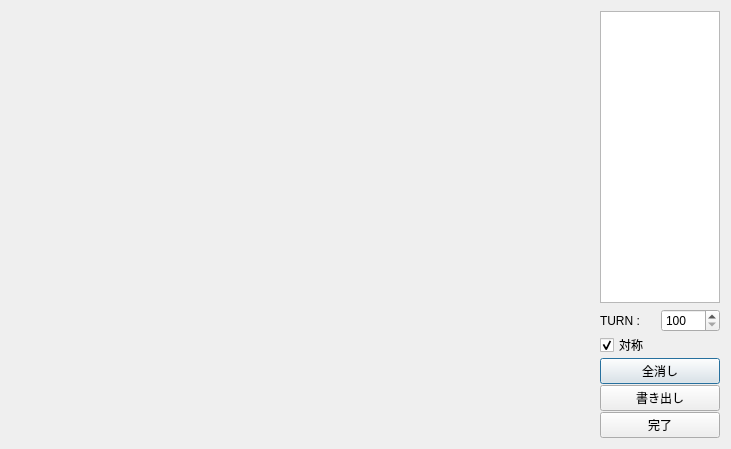
<?xml version="1.0" encoding="UTF-8"?>
<ui version="4.0">
 <class>MapEditerDialog</class>
 <widget class="QDialog" name="MapEditerDialog">
  <property name="geometry">
   <rect>
    <x>0</x>
    <y>0</y>
    <width>731</width>
    <height>449</height>
   </rect>
  </property>
  <property name="windowTitle">
   <string>Dialog</string>
  </property>
  <layout class="QHBoxLayout" name="horizontalLayout">
   <property name="spacing">
    <number>-1</number>
   </property>
   <item>
    <widget class="GameBoard" name="widget" native="true">
     <property name="sizePolicy">
      <sizepolicy hsizetype="Expanding" vsizetype="Expanding">
       <horstretch>0</horstretch>
       <verstretch>0</verstretch>
      </sizepolicy>
     </property>
     <property name="minimumSize">
      <size>
       <width>575</width>
       <height>425</height>
      </size>
     </property>
     <property name="maximumSize">
      <size>
       <width>16777215</width>
       <height>16777215</height>
      </size>
     </property>
    </widget>
   </item>
   <item>
    <layout class="QVBoxLayout" name="verticalLayout">
     <property name="sizeConstraint">
      <enum>QLayout::SetDefaultConstraint</enum>
     </property>
     <property name="topMargin">
      <number>0</number>
     </property>
     <item>
      <widget class="QListWidget" name="listWidget">
       <property name="sizePolicy">
        <sizepolicy hsizetype="Fixed" vsizetype="Preferred">
         <horstretch>0</horstretch>
         <verstretch>0</verstretch>
        </sizepolicy>
       </property>
       <property name="maximumSize">
        <size>
         <width>120</width>
         <height>16777215</height>
        </size>
       </property>
      </widget>
     </item>
     <item>
      <layout class="QGridLayout" name="gridLayout">
       <property name="spacing">
        <number>1</number>
       </property>
       <item row="0" column="1">
        <widget class="QSpinBox" name="TurnSpin">
         <property name="minimum">
          <number>100</number>
         </property>
         <property name="maximum">
          <number>300</number>
         </property>
        </widget>
       </item>
       <item row="2" column="0" colspan="2">
        <widget class="QPushButton" name="pushButton_2">
         <property name="text">
          <string>全消し</string>
         </property>
        </widget>
       </item>
       <item row="3" column="0" colspan="2">
        <widget class="QPushButton" name="WriteButton">
         <property name="text">
          <string>書き出し</string>
         </property>
        </widget>
       </item>
       <item row="1" column="0" colspan="2">
        <widget class="QCheckBox" name="SymmetryCheck">
         <property name="text">
          <string>対称</string>
         </property>
         <property name="checked">
          <bool>true</bool>
         </property>
        </widget>
       </item>
       <item row="0" column="0">
        <widget class="QLabel" name="label">
         <property name="text">
          <string>TURN : </string>
         </property>
        </widget>
       </item>
       <item row="4" column="0" colspan="2">
        <widget class="QPushButton" name="pushButton_3">
         <property name="text">
          <string>完了</string>
         </property>
        </widget>
       </item>
      </layout>
     </item>
    </layout>
   </item>
  </layout>
 </widget>
 <customwidgets>
  <customwidget>
   <class>GameBoard</class>
   <extends>QWidget</extends>
   <header>GameBoard.h</header>
   <container>1</container>
  </customwidget>
 </customwidgets>
 <resources/>
 <connections>
  <connection>
   <sender>pushButton_2</sender>
   <signal>clicked()</signal>
   <receiver>MapEditerDialog</receiver>
   <slot>Clear()</slot>
   <hints>
    <hint type="sourcelabel">
     <x>659</x>
     <y>368</y>
    </hint>
    <hint type="destinationlabel">
     <x>476</x>
     <y>374</y>
    </hint>
   </hints>
  </connection>
  <connection>
   <sender>pushButton_3</sender>
   <signal>clicked()</signal>
   <receiver>MapEditerDialog</receiver>
   <slot>accept()</slot>
   <hints>
    <hint type="sourcelabel">
     <x>638</x>
     <y>415</y>
    </hint>
    <hint type="destinationlabel">
     <x>478</x>
     <y>413</y>
    </hint>
   </hints>
  </connection>
  <connection>
   <sender>WriteButton</sender>
   <signal>clicked()</signal>
   <receiver>MapEditerDialog</receiver>
   <slot>Export()</slot>
   <hints>
    <hint type="sourcelabel">
     <x>628</x>
     <y>393</y>
    </hint>
    <hint type="destinationlabel">
     <x>476</x>
     <y>394</y>
    </hint>
   </hints>
  </connection>
 </connections>
 <slots>
  <slot>Clear()</slot>
  <slot>Export()</slot>
 </slots>
</ui>
